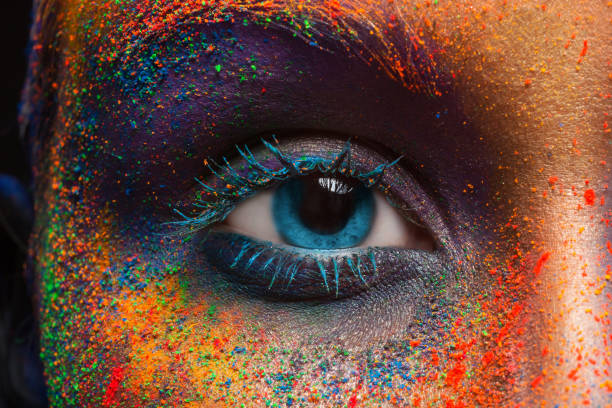
#> input picture MCA_Rungta/Computer Vision/sample.jpg, 612 x 408 px
$ python 04_Quantization_effect.py
#> lines starting #> are read from the running program, lines starting #| are printed output that depends on the picture
import cv2, numpy as np
import matplotlib.pyplot as plt

img = cv2.cvtColor(cv2.imread('sample.jpg'), cv2.COLOR_BGR2GRAY)
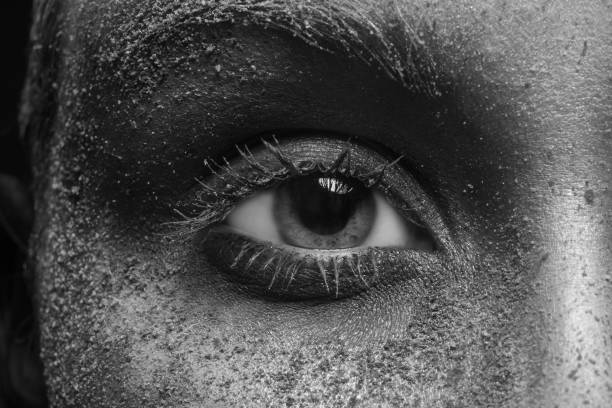
#> img: shape (408, 612); min 1, max 247, mean 80.9

def quantize(img, levels):
    step = 256 // levels
    return (img // step) * step

bit_levels = [256, 16, 8, 4, 2]   # corresponds to 8,4,3,2,1 bits
fig, axes = plt.subplots(1, len(bit_levels), figsize=(15, 4))

for ax, L in zip(axes, bit_levels):
    q = quantize(img, L)
    ax.imshow(q, cmap='gray', vmin=0, vmax=255)
    ax.set_title(f'{L} levels')
    ax.axis('off')
#> this loop made 5 passes
#> pass 3, `q = quantize(img, L)`:
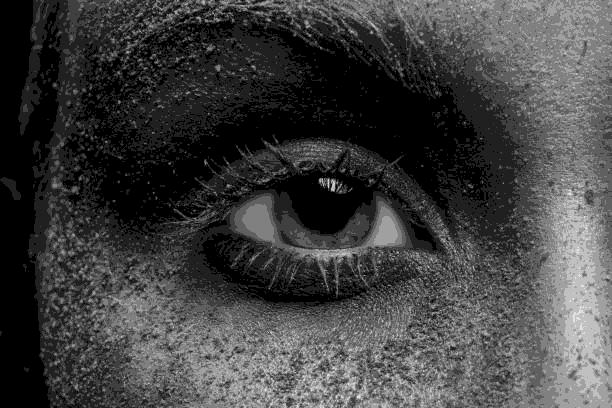
#> q: shape (408, 612); min 0, max 224, mean 64.9

plt.tight_layout()
plt.show()
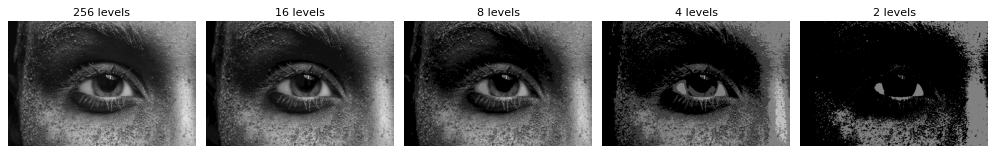
#> figure drawn by matplotlib, 5 panels

$ run again, with MCA_Rungta/Computer Vision/image.jpg copied over MCA_Rungta/Computer Vision/sample.jpg
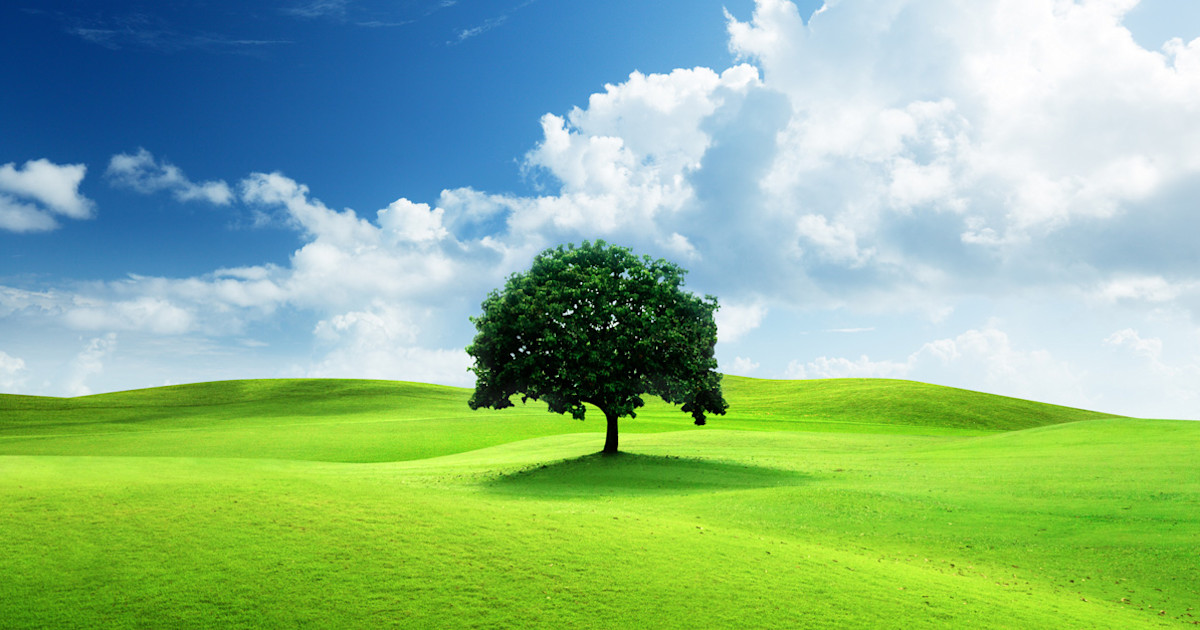
#> input picture MCA_Rungta/Computer Vision/image.jpg, 1200 x 630 px
#> `img = cv2.cvtColor(cv2.imread('sample.jpg'), cv2.COLOR_BGR2GRAY)`:
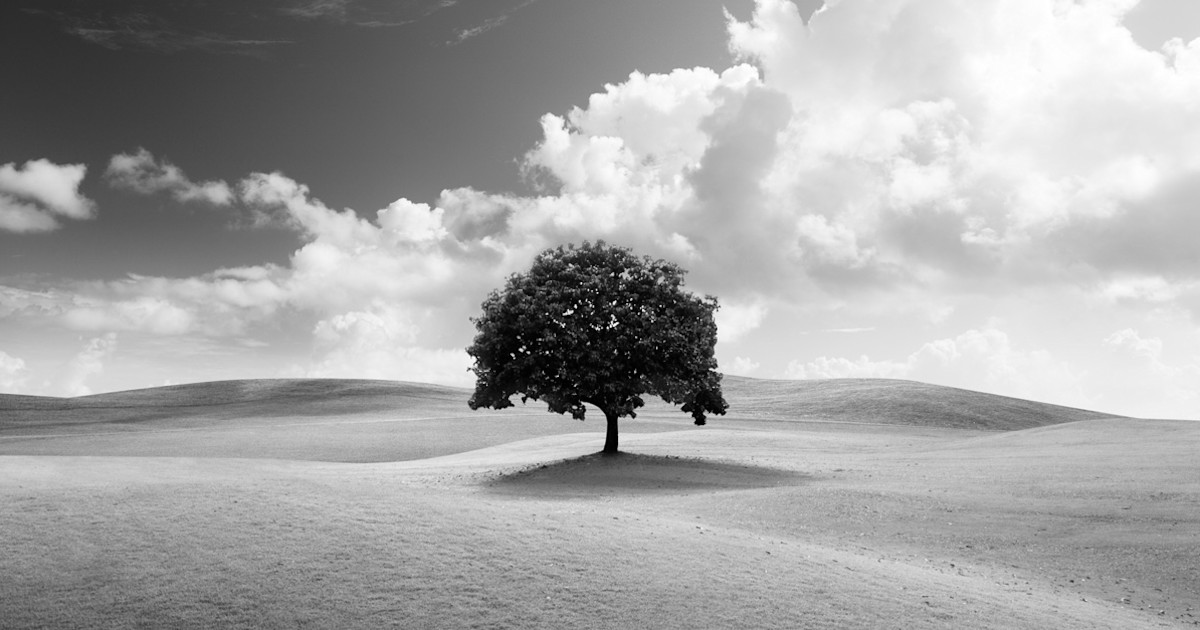
#> img: shape (630, 1200); min 0, max 255, mean 165.5
#> the loop `for ax, L in zip(axes, bit_levels):` made 5 passes
#> pass 3, `q = quantize(img, L)`:
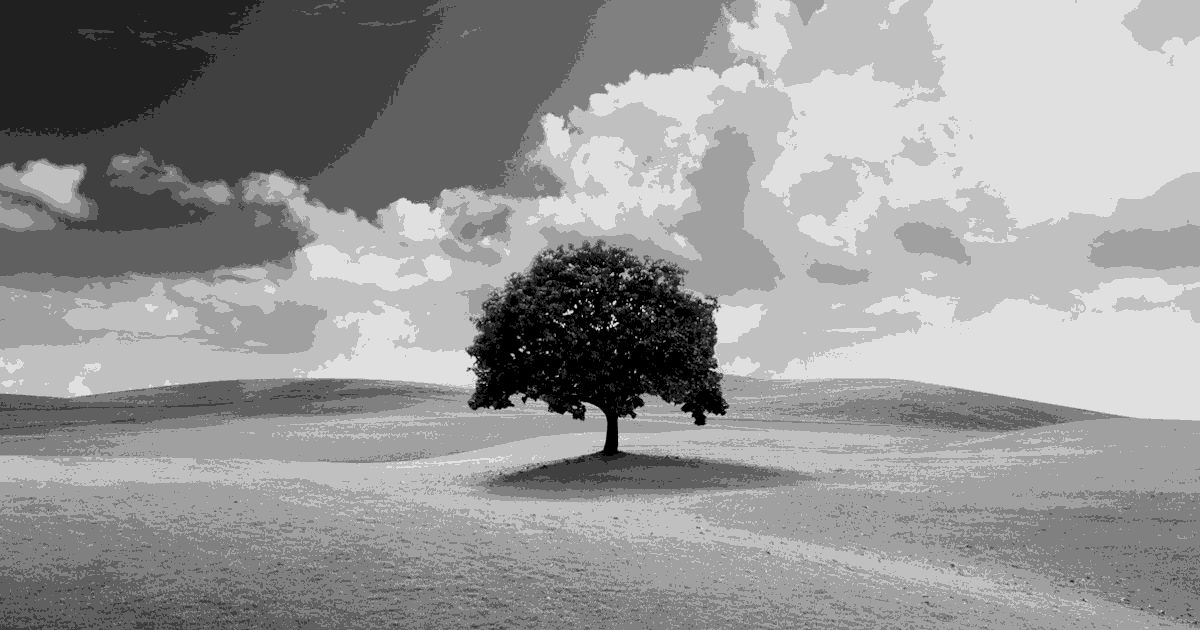
#> q: shape (630, 1200); min 0, max 224, mean 149.7

$ run again, with MCA_Rungta/Computer Vision/image1.jpeg copied over MCA_Rungta/Computer Vision/sample.jpg
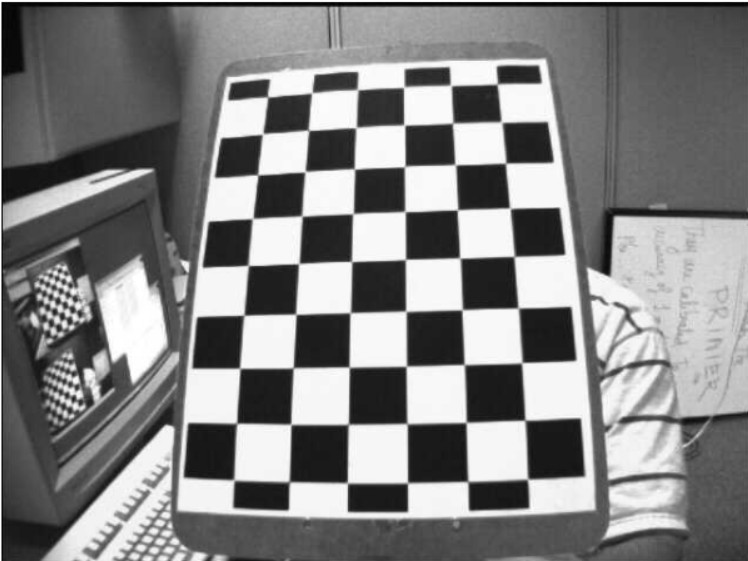
#> input picture MCA_Rungta/Computer Vision/image1.jpeg, 748 x 561 px
#> the loop `for ax, L in zip(axes, bit_levels):` made 5 passes
#> pass 3, `q = quantize(img, L)`:
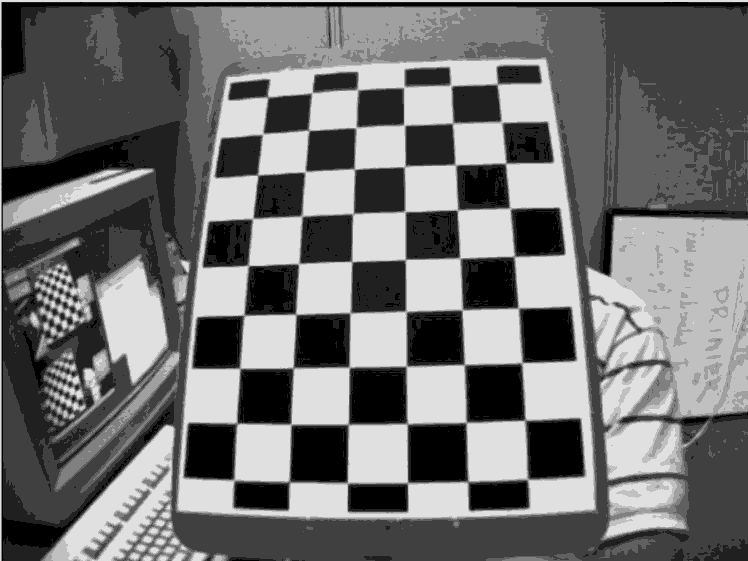
#> q: shape (561, 748); min 0, max 224, mean 113
